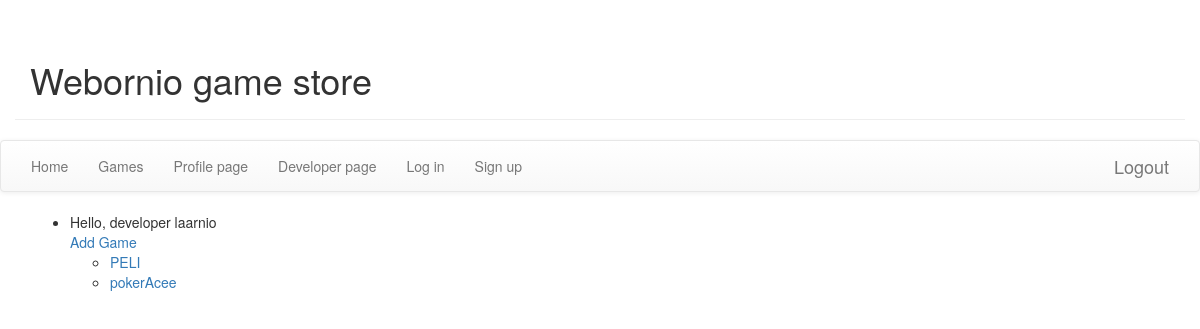
/store/developer/ (signed in), run on an earlier commit of the app's database.
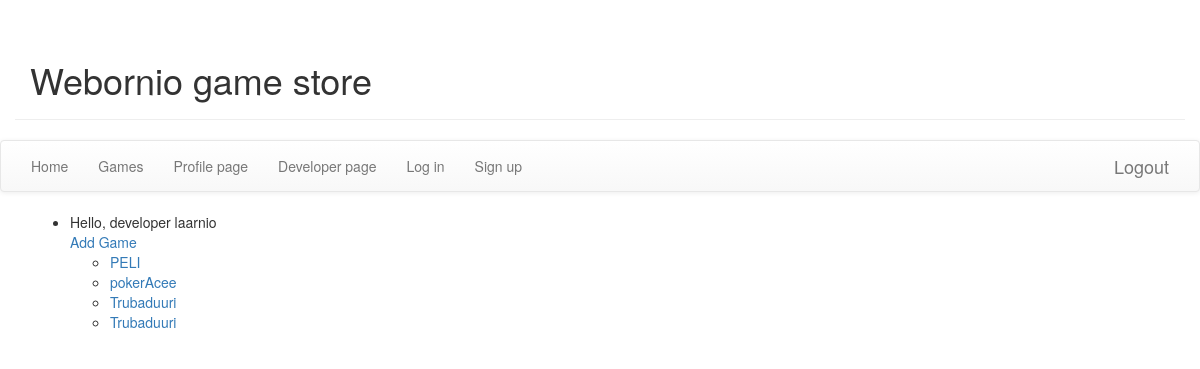
And on a later commit of the database.
### store/models.py (models this page shows, shortened)
class Game(models.Model):
  name = models.CharField(max_length=100)
  price = models.IntegerField()
  developer = models.ForeignKey(Developer)
  url = models.CharField(max_length=333, default='')

### store/views.py (the view)
def devgames(request):
    if request.user.is_authenticated:
        developer = Developer.objects.filter(user=request.user.id)
        if developer.exists():
            games = Game.objects.filter(developer=developer[0])
            template = loader.get_template("store/developer.html")
            context = RequestContext(request, {'games': games, 'user': request.user})
            return HttpResponse(template.render(context))
        else:
            return redirect('store/games')
    return redirect('login')

### store/templates/store/developer.html
{% extends 'store/base.html' %}
{% block content %}
<ul>
  <li>
    Hello, developer {{user}}
    <br>
    <a href ="/store/developer/game/addgamepage">Add Game </a>
    <ul>
      {% for game in games %}
      <li>
        <a href="/store/developer/game/{{game.id}}">{{game.name}}</a>
      </li>
      {% endfor %}
    </ul>
  </li>
{% endblock %}

What changed in the data, as far as the page shows it:
added Game: name "Trubaduuri"
added Game: name "Trubaduuri"
